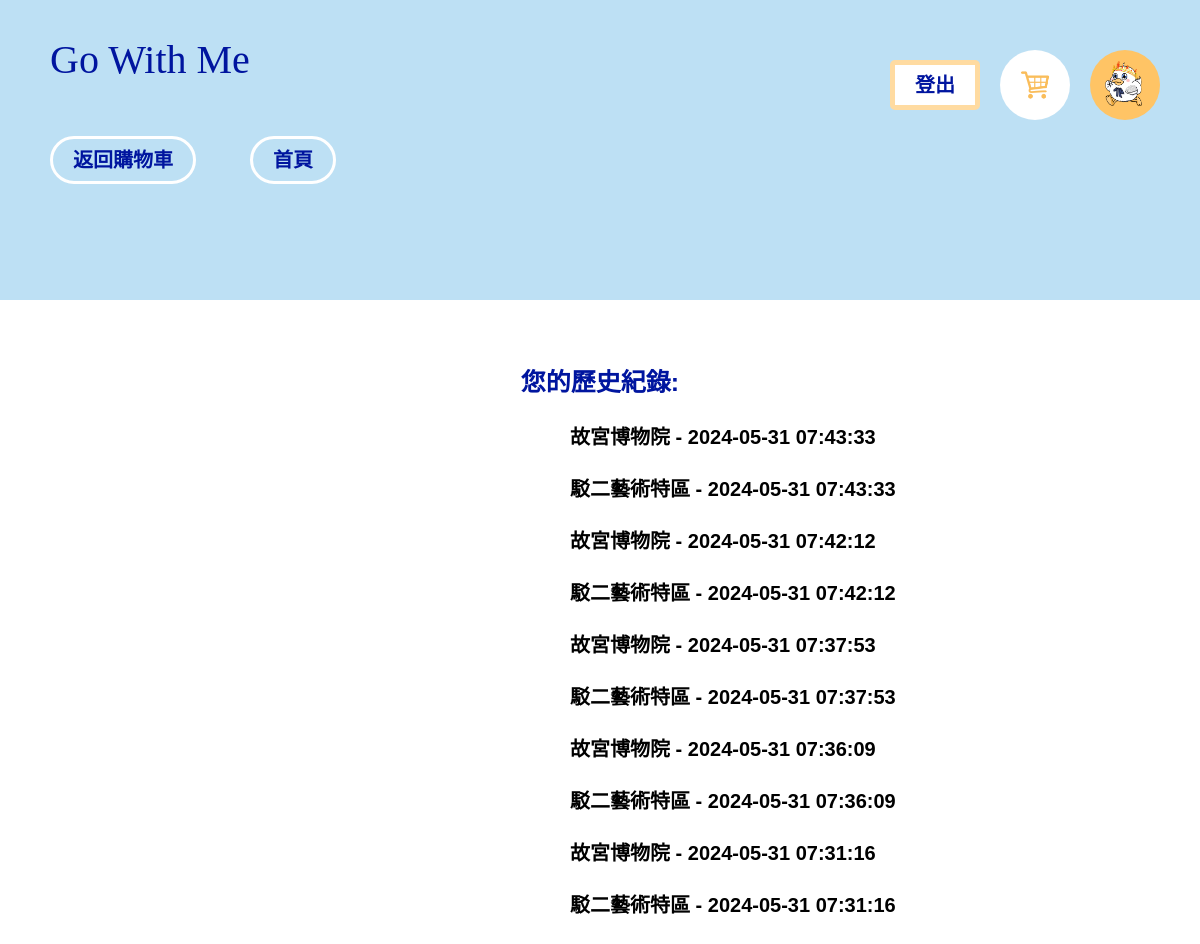
The page /history.php (signed in) on the database its author committed.
### tables this page shows
CREATE TABLE `history` (
  `historyId` int(11) NOT NULL,
  `memberId` int(100) NOT NULL,
  `attractionName` varchar(300) NOT NULL,
  `created_at` timestamp NOT NULL DEFAULT current_timestamp()
);

### history.php (the view, shortened to what this page needs)
<!DOCTYPE html>
    <html>
    <head>
        <link rel="stylesheet" href="cssreset.css">
        <link rel="stylesheet" href="add.css">
    </head>
    <body>
    <div class="head0">
    <div class="head">
    <div class="word0">Go With Me</div>
    <div class="info">
        <a href="logout.php" class="a3">登出</a>
        <a href="cart.php" class="avater-frame1"></a>
        <a href="personInfo.php" class="avater-frame2"></a>
    </div>
    <a href="cart.php" class="a1">返回購物車</a>
    <a href="index_user.php" class="a1">首頁</a>
</body>
</html>
<?php
$memberId = $_SESSION["memberId"];
$link = @mysqli_connect('localhost','a1113306','3306','gowithme');
$sql = "SELECT attractionName, created_at FROM history WHERE memberId = $memberId ORDER BY created_at DESC";
$result = mysqli_query($link, $sql);
echo "<div class='word'>您的歷史紀錄:</div></br><br>";
while ($row = mysqli_fetch_assoc($result)) {
    echo "<div class='word2'> <p>" . $row["attractionName"] . " - " . $row["created_at"] . "</p></div><br><br>";
}
?>

### add.css (style rules this page uses)
.head0 { width:100%; height:30px; top:0; left:0; }
.head { height: 300px; background: #BDE0F4; margin-bottom: 30px; }
.word0 { font-size: 40px; font-family: "Arial Black"; color: #00159F; margin-left: 50px; margin-bottom: 70px; padding-top: 40px; }
.info { display: flex; float: right; float: top; margin-top: -100px; margin-right: 40px; }
.avater-frame1 { width: 70px; border-radius: 50%; aspect-ratio: 1 / 1; background-color: #ffffff; background-image: url("購物車.png"); background-size: cover; background-position: center; print-color-adjust: exact; -webkit-print-color-adjust: exact; display: flex; float: right; float: top; margin-right: 20px; }
.avater-frame2 { width: 70px; border-radius: 50%; aspect-ratio: 1 / 1; background-color: #FFDBA1;; background-image: url("大頭貼.png"); background-size: cover; background-position: center; print-color-adjust: exact; -webkit-print-color-adjust: exact; display: flex; float: right; float: top; }
.a3 { text-decoration: none; font-family: "Arial"; font-weight: 900; font-size: 20px; text-align: center; outline-style: none; color: #00159F; border: 5px solid #FFDBA1; background-color:#ffffff; border-radius: 5px; padding-top: 10px; padding-bottom: 10px; padding-left: 20px; padding-right: 20px; margin-top: 10px; margin-bottom: 10px; margin-right: 20px; }
.a1 { text-decoration: none; font-family: "Arial"; font-weight: 900; font-size: 20px; text-align: center; outline-style: none; color: #00159F; border: 3px solid #ffffff; background-color:#BDE0F4; border-radius: 60px; padding-top: 10px; padding-bottom: 10px; padding-left: 20px; padding-right: 20px; margin-left: 50px; }
.word { display: flex; justify-content: center; font-size: 25px; font-family: "Arial"; font-weight: 900; color: #00159F; }
.word2 { display: flex; justify-content: left; margin-left: 570px; font-size: 20px; font-family: "Arial"; font-weight: 600; color: #000000; }

### rows shown on the page
history: attractionName "故宮博物院", created_at "2024-05-31 07:43:33"
history: attractionName "駁二藝術特區", created_at "2024-05-31 07:43:33"
history: attractionName "故宮博物院", created_at "2024-05-31 07:42:12"
history: attractionName "駁二藝術特區", created_at "2024-05-31 07:42:12"
history: attractionName "故宮博物院", created_at "2024-05-31 07:37:53"
history: attractionName "駁二藝術特區", created_at "2024-05-31 07:37:53"
history: attractionName "故宮博物院", created_at "2024-05-31 07:36:09"
history: attractionName "駁二藝術特區", created_at "2024-05-31 07:36:09"
history: attractionName "故宮博物院", created_at "2024-05-31 07:31:16"
history: attractionName "駁二藝術特區", created_at "2024-05-31 07:31:16"
